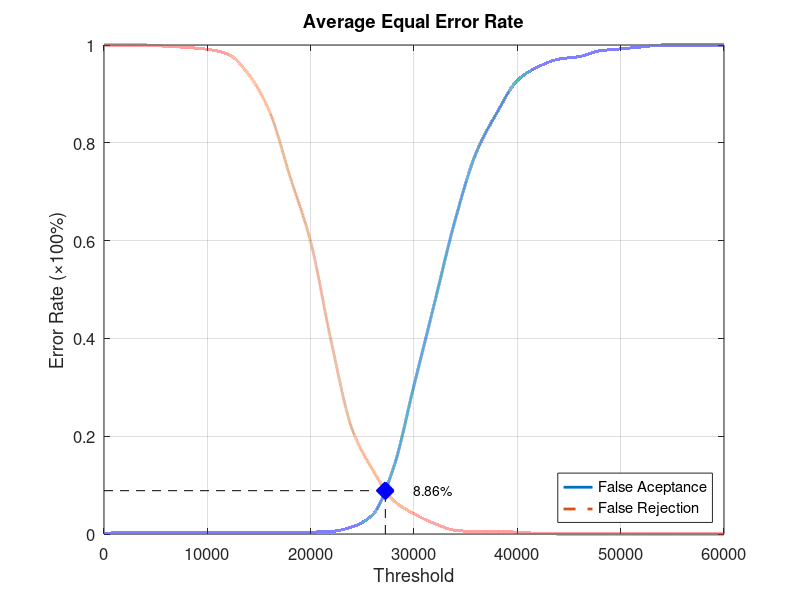
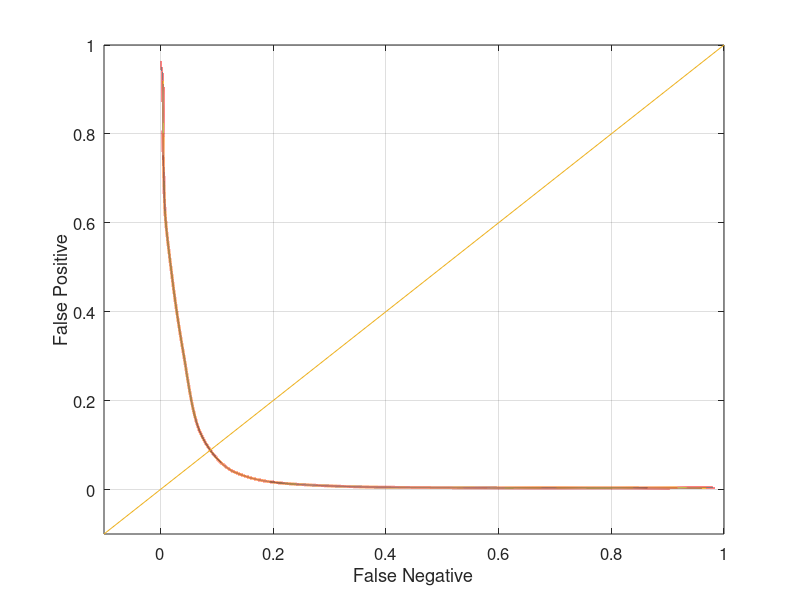

These charts were generated, in order, by the following MATLAB code:
function yEER = Experiment3Average
close all;
clear;
clc;
x = 0:2000:60000;
xq = 0:0.5:60000;

y0 = [0 0.00394737 0.00394737 0.00394737 0.00394737 0.00394737 0.00394737 0.00394737 0.00394737 0.00394737 0.00394737 0.00526316 0.0144737 0.0394737 0.134211 0.303947 0.473684 0.643421 0.778947 0.860526 0.927632 0.955263 0.971053 0.976316 0.988158 0.992105 0.996053 1 1 1 1];
yy0 = interp1(x, y0, xq, 'pchip');
y1 = [1 1 1 0.9975 0.995 0.99125 0.98125 0.94 0.865 0.73125 0.5975 0.3925 0.215 0.13125 0.06875 0.04125 0.02125 0.0075 0.005 0.005 0.00375 0.00125 0 0 0 0 0 0 0 0 0];
yy1 = interp1(x, y1, xq, 'pchip');

% Calculating EER: 
y2 = abs(y0 - y1);
find(y2 == min(y2))
yy2 = abs(yy0 - yy1);
xEER = find(yy2 == min(yy2));
xEERIndex = xq(xEER) % X-axis EER
yEER = yy0(xEER) % Y-axis EER

main = figure
plot(xq, yy0,'-','LineWidth', 2);	hold on
plot(xq, yy1,'--','LineWidth', 2);	hold on
plot([xEERIndex xEERIndex], [0 yEER], 'k--');	hold on
plot([0 xEERIndex], [yEER yEER], 'k--');	hold on
plot(xEERIndex, yEER, 'bx', 'LineWidth', 10);	hold on
text(xEERIndex + 10 * xEERIndex / 100, yEER, [num2str(round((10000 * yEER)) / 100) '%'])
legend('False Aceptance', 'False Rejection', 'Location', 'SouthEast')
xlabel('Threshold')
ylabel('Error Rate (\times100%)')
title('Average Equal Error Rate')
set(gca, 'FontSize', 12)
axis([0 60000 0 1])
grid on

print(main, 'Experiment3AverageMain', '-dpng');
FNRxFPR = figure('Color', [1 1 1]);
plot(yy1, yy0, '-', yy1, yy0, 'LineWidth', 2);
hold on
y = -0.1:0.1:1
plot(y, y); 
set(gca, 'FontSize', 12)
xlabel('False Negative')
ylabel('False Positive')
axis([-0.1 1 -0.1 1])
set(gca, 'FontSize', 12)
grid on

print(FNRxFPR, 'Experiment3AverageFNRxFPR','-dpng');
end
